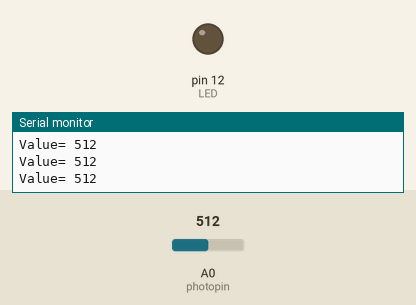
Bench run of a sketch on a simulated Arduino Uno, built with avr-gcc and run on an emulated ATmega328P. Shown: output pins drawn as LEDs (lit = HIGH), the last lines printed to the serial monitor. The test bench sets the inputs (shaded band); at power-on: A0 (photopin) = 512.

Above: at 1.3 s.
1.4 s: A0 (photopin) set to 635
2.9 s: A0 (photopin) set to 659
At 3.3 s:
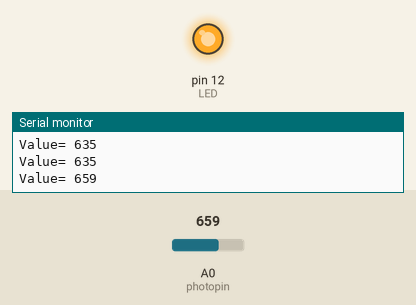
4.5 s: A0 (photopin) set to 640
At 5.7 s:
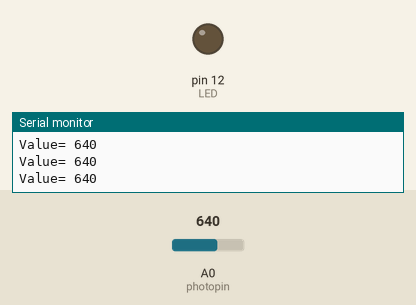
6.0 s: A0 (photopin) set to 660
At 6.9 s:
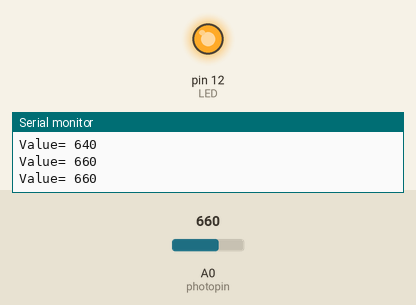
Timing chart, 0 to 8.5 s (numbered marks = the images above; inputs shaded):
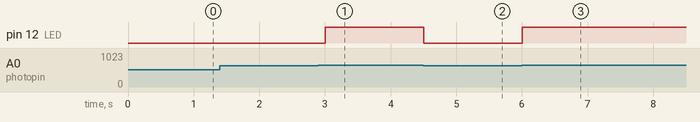

The sketch:

part4.ino
```cpp
// Example sketch for reading values from ADC and printing to //Serial Monitor
int photopin = 0; // variable to store analog pin number
const static int LED = 12;
void setup() {
  Serial.begin(9600);
  pinMode(LED, OUTPUT);
  pinMode(photopin, INPUT);    // initialize photopin as
}
void loop() {
    int pinValue = analogRead(photopin); // read and store
  //value from ADC
    Serial.print("Value= ");
    Serial.println(pinValue);
    if(pinValue > 650){
      //Serial.println("hello");
      digitalWrite(LED, HIGH);
    }
    else{
      digitalWrite(LED, LOW);
    }
    delay(500); // To make the values more readable when looping
}
```

Measured:
- the behaviour switches between 650 and 651 on A0 (photopin) (found by bisection; images 0 and 1)
- after the input at 2.9 s, pin 12 (LED): LOW → HIGH after 0.10 s
- after the input at 4.5 s, pin 12 (LED): HIGH → LOW at once
- after the input at 6.0 s, pin 12 (LED): LOW → HIGH at once
